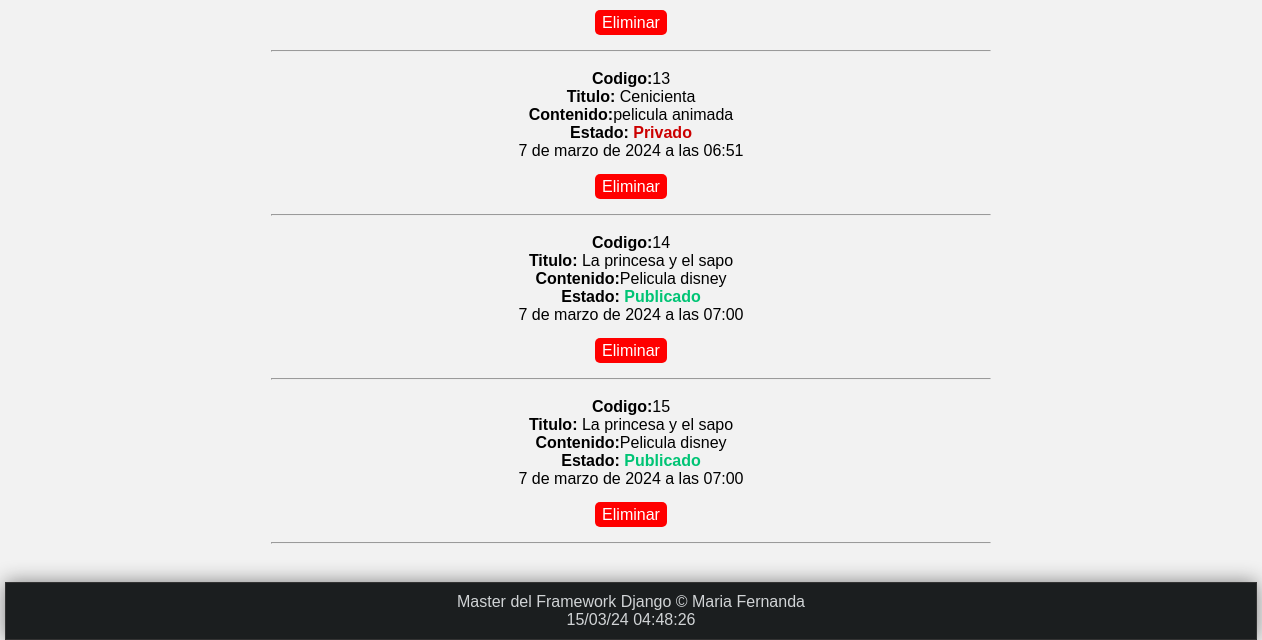
The app's page /articulos/ (lower part), older data.
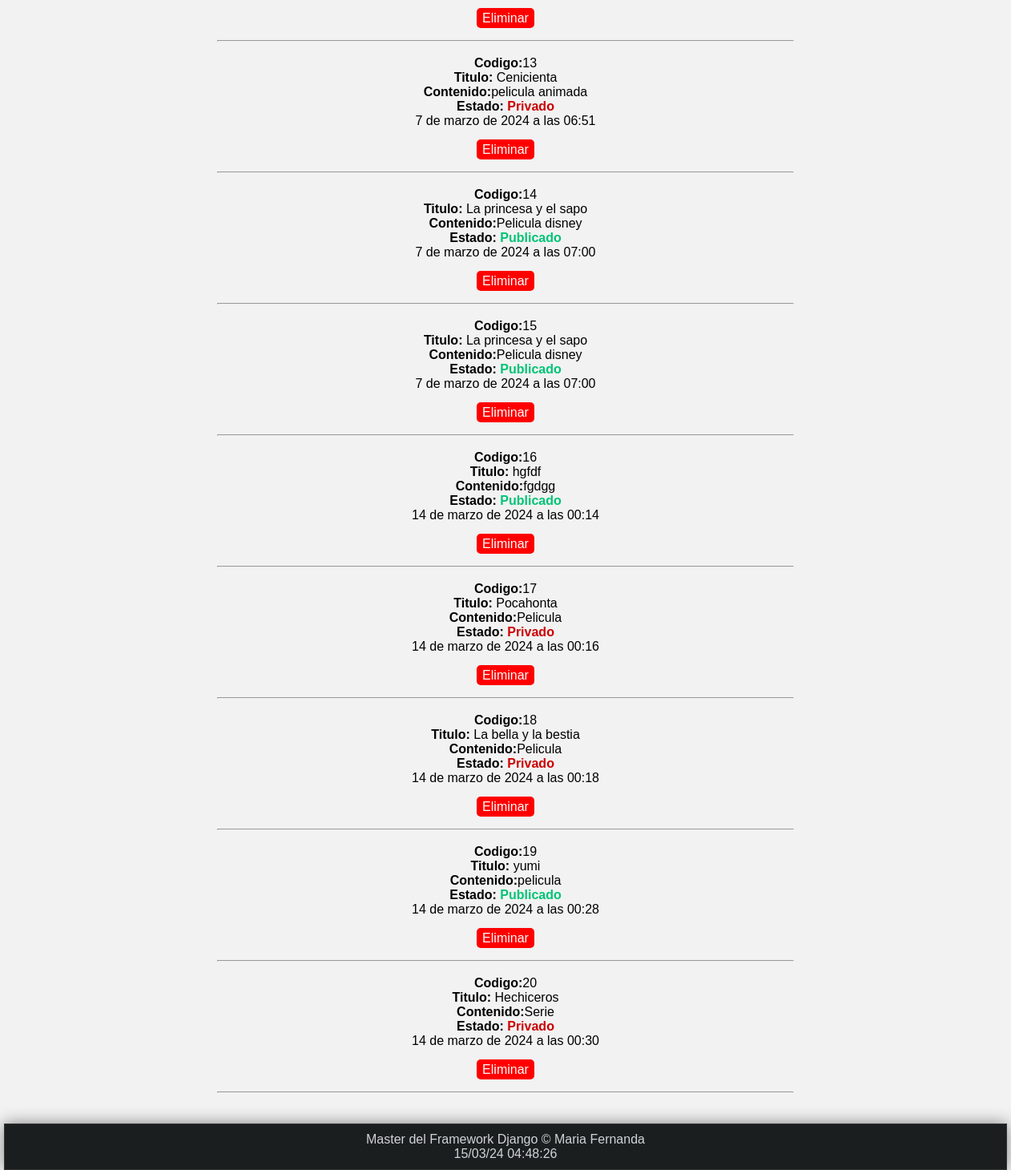
The same page, newer data.
### miApp/models.py (models this page shows, shortened)
class Article(models.Model):
    title=models.CharField(max_length=150)
    content=models.TextField()
    image=models.ImageField(default='null',upload_to="articles")
    public=models.BooleanField()
    create_date=models.DateTimeField(auto_now_add=True)
    update_date=models.DateField(auto_now=True)
    class Meta:
        verbose_name="Articulo"
        verbose_name_plural="Articulos"
        ordering=['id']

### miApp/views.py (the view)
# urls.py: path('articulos/', views.articulos, name="articulos"),
def articulos(request):
    articulos=Article.objects.order_by('id')
    return render(request,'articulos.html', {
        'articulos':articulos
    })

### miApp/templates/articulos.html (shortened to what this page needs)
{%extends 'layoutDos.html'%}
{%block content%}
    <ul>
        {% for article in articulos %}
            <li>
        <strong>Codigo:</strong>{{ article.id }}
        <br>
        <strong>Titulo: </strong>{{ article.title }}
        <br>
        <strong>Contenido:</strong>{{ article.content }}
        <br>
        <strong>Estado:</strong>
        {%if article.public%}
            <strong class="publicado">Publicado</strong>
        {%else%}
                <strong class="privado">Privado</strong>
        {%endif%}
        <br>
        <span>{{article.create_date}}</span>
        <br>
        <br>
        <div class="lista a">
            <a href="{% url 'borrar_articulos' article.id %}" class="eliminar-boton">Eliminar</a>
        </div>
        <br>
        <hr>
        </li>
        <br>
        {% endfor %}
    </ul>
{%endblock%}

Row changes from the older to the newer data that the page shows:
added Article: id "16", title "hgfdf", content "fgdgg", public "Publicado", create_date "14 de marzo de 2024 a las 00:14"
added Article: id "17", title "Pocahonta", content "Pelicula", public "Privado", create_date "14 de marzo de 2024 a las 00:16"
added Article: id "18", title "La bella y la bestia", content "Pelicula", public "Privado", create_date "14 de marzo de 2024 a las 00:18"
added Article: id "19", title "yumi", content "pelicula", public "Publicado", create_date "14 de marzo de 2024 a las 00:28"
added Article: id "20", title "Hechiceros", content "Serie", public "Privado", create_date "14 de marzo de 2024 a las 00:30"
